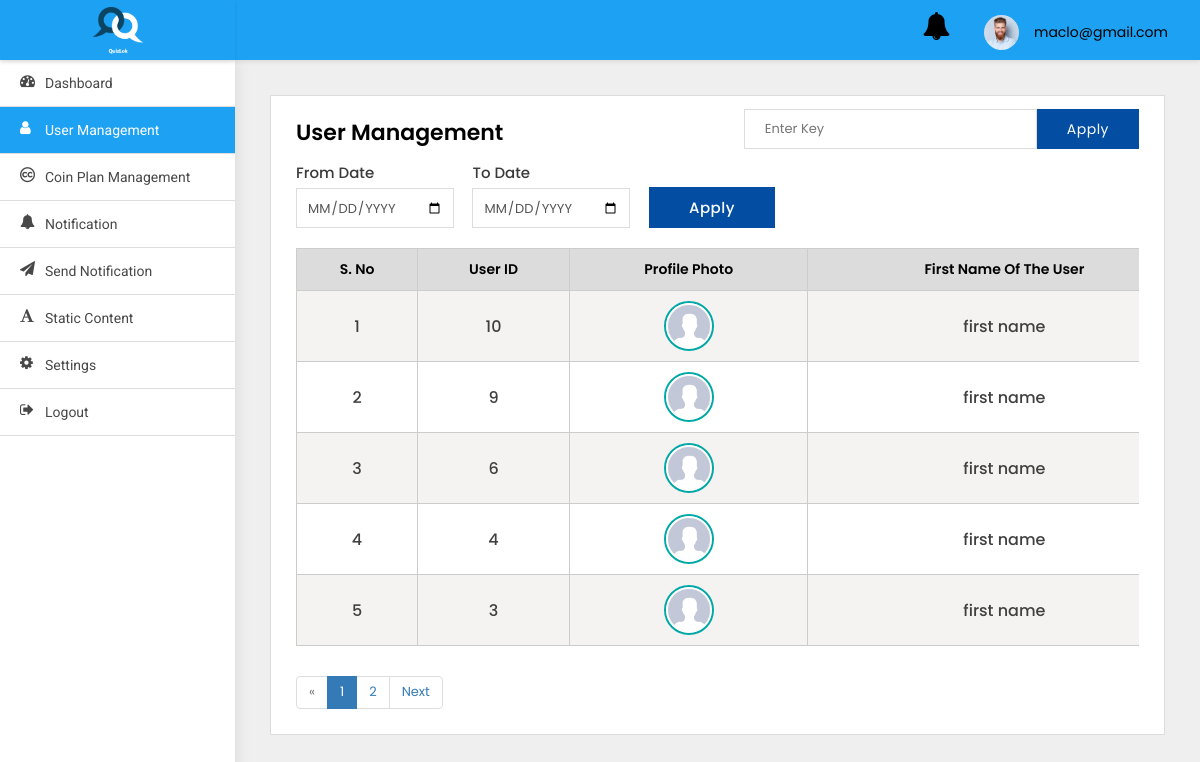
/adminpanel/users-list/ (signed in), run on an earlier commit of the app's database.
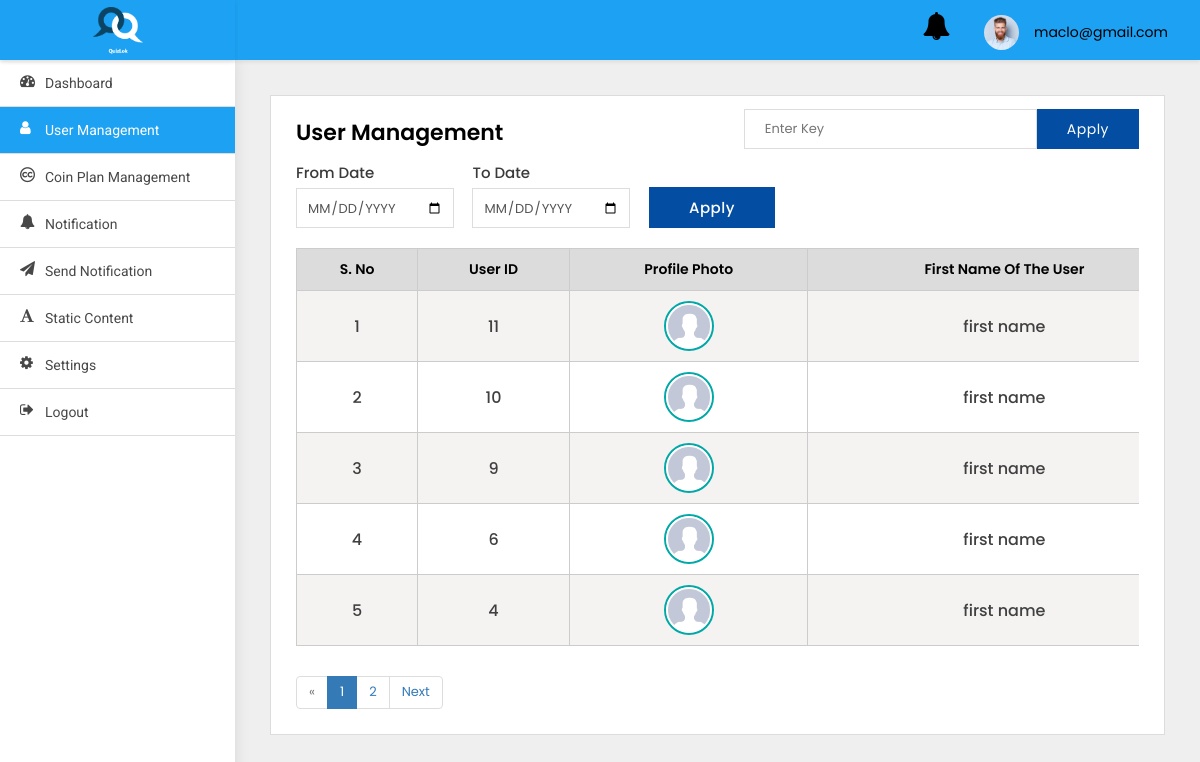
And on a later commit of the database.
### adminpanel/models.py (models this page shows)
class User(AbstractBaseUser, PermissionsMixin):
    first_name = models.CharField(default='first name', max_length=100)
    last_name = models.CharField(default='', max_length=100, null=True, blank=True)
    email = models.CharField(default='', max_length=255, unique=True)
    country_code = models.CharField(default='+91', max_length=10)
    phone_number = models.CharField(default='', max_length=13)
    profile_pic = models.ImageField(default='default_profile.png', null=True, blank=True)
    device_token = models.CharField(default='', max_length=500, null=True, blank=True)
    remember_me = models.BooleanField(default=False)
    password = models.CharField(default='123456', max_length=100)
    confirm_password = models.CharField(default='123456', max_length=100)
    created_at = models.DateTimeField(auto_now_add=True)
    is_active = models.BooleanField(default=True)
    is_staff = models.BooleanField(default=False)
    is_blocked = models.BooleanField(default=False)
    objects = UserManager()
    USERNAME_FIELD = 'email'
    class Meta:
        ordering = ('-created_at',)

### adminpanel/views.py (the view)
# urls.py: path('users-list/', UsersList.as_view(), name='users-list'),
class UsersList(LoginRequiredMixin, ListView):
    paginate_by = 5
    model = User
    template_name = 'user-management.html'
    login_url = 'adminpanel:login'
    def get(self, request, *args, **kwargs):
        qs = self.request.GET.get('qs')
        if qs:
            search = User.objects.filter(Q(first_name__icontains=qs) |
                                         Q(last_name__icontains=qs) |
                                         Q(id__icontains=qs) |
                                         Q(phone_number__icontains=qs))
            search_count = len(search)
            context = {
                'search': search,
            }
            if search:
                messages.info(self.request, str(
                    search_count) + ' matches found')
                return render(self.request, 'user-management.html', context)
            else:
                messages.info(self.request, 'No results found')
                return render(self.request, 'user-management.html', context)
        else:
            users = User.objects.all().exclude(is_superuser=True)
            myfilter = UserFilter(self.request.GET, queryset=users)
            users = myfilter.qs
            print(users.count())
            paginator = Paginator(users, self.paginate_by)
            page_number = self.request.GET.get('page')
            page_obj = paginator.get_page(page_number)
            context = {
                'object_list': users,
                'myfilter': myfilter,
                'pages': page_obj,
            }
            return render(self.request, "user-management.html", context)

### adminpanel/templates/user-management.html (shortened to what the changed rows need)
{% extends 'base.html' %}
{% block body %}
<div class="WrapperArea">
    <div class="WrapperBox">
        <div class="Small-Wrapper">
            {% if search %}
            <div class="TableList">
                <div class="dragscroll">
                    <table style="width: 150vw">
                        <thead>
                        <tr>
                            <th>S. No</th>
                            <th>User ID</th>
                            <th>First Name of the user</th>
                            <th>Last Name of the user</th>
                            <th>Profile Photo</th>
                            <th>Phone Number</th>
                            <th>Action</th>
                        </tr>
                        </thead>
                        <tbody>
                        {% for object in search %}
                        <tr>
                            <td>{{forloop.counter}}</td>
                            <td>{{object.id}}</td>
                            <td>{{object.first_name}}</td>
                            <td>{{object.last_name}}</td>
                            {% if object.profile_pic %}
                            <td>
                                <figure><img src="{{object.profile_pic.url}}" alt="Profile pic"></figure>
                            </td>
                            {% else %}
                            <td>
                                <figure><img src="https://snapic-bucket.s3.amazonaws.com/static/default_profile.png"
                                             alt=""></figure>
                            </td>
                            {% endif %}
                            <td>{{object.phone_number}}</td>
                            <td>
                                <a class="Blue" href="{% url 'adminpanel:user-detail' object.id %}">
                                    <i class="fa fa-eye"></i>
                                </a>
                                <button class="Red deleteButton" value="{{object.id}}" data-toggle="modal"
                                        data-target="#DeleteModal" style="border:none;box-shadow:none;
                                                                                background:transparent;outline:0;">
                                    <i class="fa fa-trash"></i>
                                </button>
                                {% if object.is_blocked %}
                                <button class="Red cross" data-target="#UnBlock" data-toggle="modal"
                                        value="{{object.id}}"
                                        style="border:none;box-shadow:none;background:transparent;outline:0;margin-left:10px;">
                                    <i class="fa fa-ban"></i>
                                </button>
                                {% else %}
                                <button class="Green tick" data-target="#Block" data-toggle="modal"
                                        value="{{object.id}}"
                                        style="border:none;box-shadow:none;background:transparent;outline:0;margin-left:10px;">
                                    <i class="fa fa-check"></i>
                                </button>
                                {% endif %}
                            </td>
                        </tr>
                        {% endfor %}
                        </tbody>
                    </table>
                </div>
            </div>
            {% elif pages %}
            <div class="TableList">
                <div class="dragscroll">
                    <table style="width: 150vw">
                        <thead>
                        <tr>
                            <th>S. No</th>
                            <th>User ID</th>
                            <th>Profile Photo</th>
                            <th>First Name of the user</th>
                        </tr>
                        </thead>
                        <tbody>
                        {% for object in pages %}
                        <tr>
                            <td>{{forloop.counter}}</td>
                            <td>{{object.id}}</td>
                            {% if object.profile_pic %}
                            <td>
                                <center>
                                    <figure><img src="{{object.profile_pic.url}}" alt="Profile pic"></figure>
                                </center>
                            </td>
                            {% endif %}
                            <td>{{object.first_name}}</td>
                        </tr>
                        {% endfor %}
                        </tbody>
                    </table>
                </div>
            </div>
            {% endif %}
            {% if pages.has_other_pages %}
            <ul class="pagination">
                {% for i in pages.paginator.page_range %}
                {% if pages.number == i %}
                <li class="page-item active"><span>{{ i }} <span class="sr-only">(current)</span></span></li>
                {% else %}
                <li class="page-item"><a class="page-link" href="?page={{ i }}">{{ i }}</a></li>
                {% endif %}
                {% endfor %}
            </ul>
            {% endif %}
        </div>
    </div>
</div>
{% endblock body %}

What changed in the data, as far as the page shows it:
no longer on this page (row unchanged): User: id "3", profile_pic (placeholder picture), first_name "first name"
added User: id "11", profile_pic (placeholder picture), first_name "first name"
